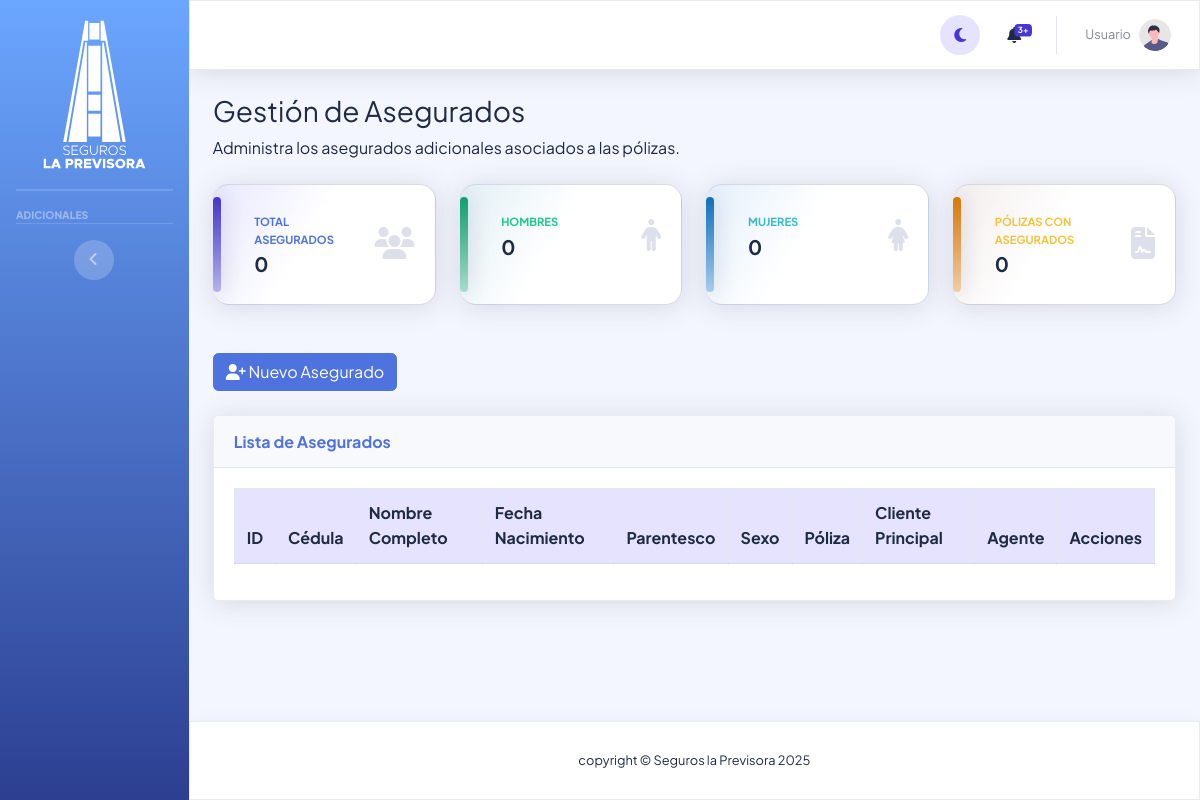
The page /vista/gestionAsegurado.php on the database as committed earlier.
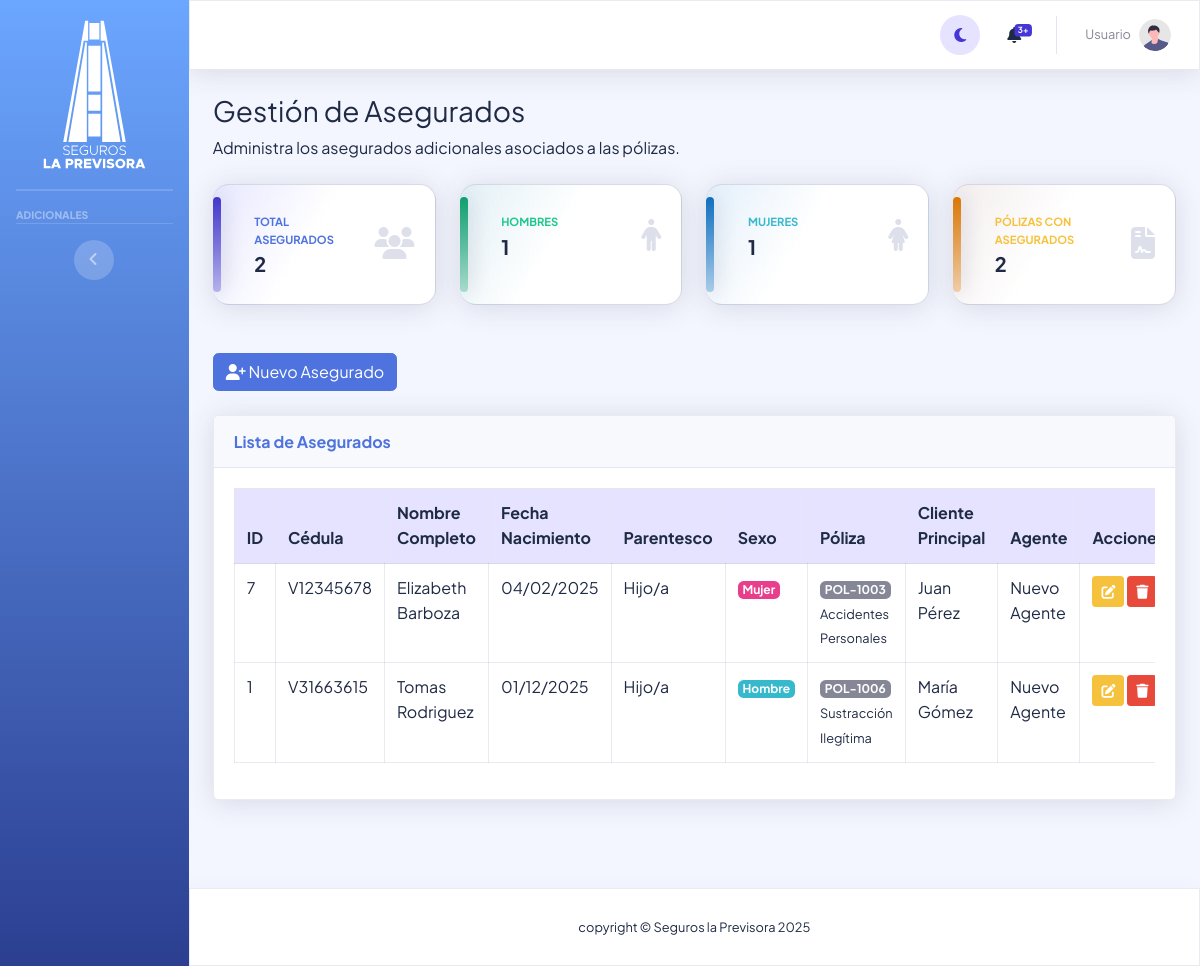
The same page on the database as committed later.
### tables this page shows
CREATE TABLE `asegurado` (
  `id_asegurado` int(10) UNSIGNED NOT NULL,
  `id_poliza` int(10) UNSIGNED NOT NULL,
  `cedula` varchar(20) DEFAULT NULL,
  `nombre` varchar(100) NOT NULL,
  `apellido` varchar(100) NOT NULL,
  `fecha_nacimiento` date NOT NULL,
  `parentesco` varchar(100) DEFAULT NULL,
  `sexo` enum('M','F') NOT NULL
);

CREATE TABLE `poliza` (
  `id_poliza` int(10) UNSIGNED NOT NULL,
  `numero_poliza` varchar(50) NOT NULL,
  `estado` varchar(50) NOT NULL,
  `id_cliente` int(10) UNSIGNED NOT NULL,
  `cedula_agente` varchar(20) NOT NULL,
  `id_tipo_poliza` int(10) UNSIGNED NOT NULL
);

CREATE TABLE `tipo_poliza` (
  `id_tipo_poliza` int(10) UNSIGNED NOT NULL,
  `nombre` varchar(200) NOT NULL,
  `id_categoria` int(10) UNSIGNED NOT NULL
);

CREATE TABLE `agente` (
  `cedula_agente` varchar(20) NOT NULL,
  `nombre` varchar(100) NOT NULL,
  `apellido` varchar(100) NOT NULL,
  `telefono` varchar(20) DEFAULT NULL
);

### modelo/modeloAsegurado.php (called while the page is built, shortened)
<?php
require_once dirname(__DIR__) . '/config/conexion.php';
class ModeloAsegurado {
    private $db;
    public function __construct() {
        try {
            require_once dirname(__DIR__) . '/config/conexion.php';
            $base_datos = new Base_Datos();
            $this->db = $base_datos->Conexion_Base_Datos();
        } catch (Exception $e) {
            error_log('ERROR ModeloAsegurado: ' . $e->getMessage());
            error_log('ERROR Traza: ' . $e->getTraceAsString());
            throw $e;
        }
    }
    public function obtenerAseguradosCompletos(?string $cedula_agente = null) {
        try {
            $sql = "SELECT
                        a.id_asegurado,
                        a.cedula,
                        a.nombre,
                        a.apellido,
                        a.fecha_nacimiento,
                        a.parentesco,
                        a.sexo,
                        a.id_poliza,
                        p.numero_poliza,
                        p.cedula_agente,
                        ag.nombre AS agente_nombre,
                        ag.apellido AS agente_apellido,
                        tp.nombre AS tipo_poliza,
                        cp.nombre AS categoria_poliza,
                        CONCAT(cl.nombre, ' ', cl.apellido) AS cliente_principal
                    FROM asegurado a
                    JOIN poliza p ON a.id_poliza = p.id_poliza
                    JOIN tipo_poliza tp ON p.id_tipo_poliza = tp.id_tipo_poliza
                    JOIN categoria_poliza cp ON tp.id_categoria = cp.id_categoria
                    LEFT JOIN agente ag ON p.cedula_agente = ag.cedula_agente
                    JOIN cliente cl ON p.id_cliente = cl.id_cliente
                    WHERE 1=1";
            $sql .= " ORDER BY a.apellido, a.nombre";
            $stmt = $this->db->prepare($sql);
            $stmt->execute();
            return $stmt->fetchAll(PDO::FETCH_ASSOC);
        } catch (PDOException $e) {
            error_log('Error obtenerAseguradosCompletos: ' . $e->getMessage());
            return [];
        }
    }
}
?>

### config/conexion.php (called while the page is built, shortened)
<?php
class Base_Datos {
    private $Nombre_Servidor = "localhost";
    private $Nombre_Base_Datos = "seguros_la_previsora";
    private $Nombre_Usuario = "root";
    private $Pass = "";
    public function Conexion_Base_Datos() {
        $this->Conexion = null;
        try {
            $dsn = "mysql:host=" . $this->Nombre_Servidor . ";dbname=" . $this->Nombre_Base_Datos . ";charset=utf8";
            $this->Conexion = new PDO($dsn, $this->Nombre_Usuario, $this->Pass);
            $this->Conexion->setAttribute(PDO::ATTR_ERRMODE, PDO::ERRMODE_EXCEPTION);
            $this->Conexion->setAttribute(PDO::ATTR_DEFAULT_FETCH_MODE, PDO::FETCH_ASSOC);
        } catch(PDOException $e) {
            echo "Error de Conexión: " . $e->getMessage();
            exit;
        }
        return $this->Conexion;
    }
}
?>

### vista/gestionAsegurado.php (the view, shortened to what the rows shown need)
<?php
require_once dirname(__DIR__) . '/modelo/ModeloAsegurado.php';
require_once 'parte_superior.php';
$modeloAsegurado = new ModeloAsegurado();
$esAgente = false;
$cedulaUsuario = '';
$cedulaAgenteFiltro = $esAgente ? $cedulaUsuario : null;
$asegurados = $modeloAsegurado->obtenerAseguradosCompletos($cedulaAgenteFiltro);
?>
<div class="container-fluid">
    <h1 class="h3 mb-2 text-gray-800">Gestión de Asegurados</h1>
    <div class="card shadow mb-4">
        <div class="card-body">
            <div class="table-responsive">
                <table class="table table-bordered" id="dataTableAsegurados" width="100%" cellspacing="0">
                    <thead>
                        <tr>
                            <th>ID</th>
                            <th>Cédula</th>
                            <th>Nombre Completo</th>
                            <th>Fecha Nacimiento</th>
                            <th>Parentesco</th>
                            <th>Sexo</th>
                            <th>Póliza</th>
                            <th>Cliente Principal</th>
                            <th>Agente</th>
                            <th>Acciones</th>
                        </tr>
                    </thead>
                    <tbody>
                        <?php foreach ($asegurados as $asegurado): ?>
                        <tr>
                            <td><?php echo $asegurado['id_asegurado']; ?></td>
                            <td><?php echo $asegurado['cedula'] ?: 'No especificada'; ?></td>
                            <td><?php echo htmlspecialchars($asegurado['nombre'] . ' ' . $asegurado['apellido']); ?></td>
                            <td><?php echo date('d/m/Y', strtotime($asegurado['fecha_nacimiento'])); ?></td>
                            <td><?php echo $asegurado['parentesco'] ?: 'No especificado'; ?></td>
                            <td>
                                <?php if ($asegurado['sexo'] == 'M'): ?>
                                    <span class="badge badge-info">Hombre</span>
                                <?php else: ?>
                                    <span class="badge badge-pink">Mujer</span>
                                <?php endif; ?>
                            </td>
                            <td>
                                <span class="badge badge-secondary">
                                    <?php echo htmlspecialchars($asegurado['numero_poliza']); ?>
                                </span><br>
                                <small><?php echo htmlspecialchars($asegurado['tipo_poliza']); ?></small>
                            </td>
                            <td><?php echo htmlspecialchars($asegurado['cliente_principal']); ?></td>
                            <td>
                                <?php if ($asegurado['agente_nombre']): ?>
                                    <?php echo htmlspecialchars($asegurado['agente_nombre'] . ' ' . $asegurado['agente_apellido']); ?>
                                <?php else: ?>
                                    <span class="text-muted">Sin agente</span>
                                <?php endif; ?>
                            </td>
                            <td>
                                <button class="btn btn-sm btn-warning btn-editar"
                                        data-id="<?php echo $asegurado['id_asegurado']; ?>"
                                        data-cedula="<?php echo htmlspecialchars($asegurado['cedula']); ?>"
                                        data-nombre="<?php echo htmlspecialchars($asegurado['nombre']); ?>"
                                        data-apellido="<?php echo htmlspecialchars($asegurado['apellido']); ?>"
                                        data-fecha-nacimiento="<?php echo $asegurado['fecha_nacimiento']; ?>"
                                        data-parentesco="<?php echo htmlspecialchars($asegurado['parentesco']); ?>"
                                        data-sexo="<?php echo $asegurado['sexo']; ?>"
                                        title="Editar">
                                    <i class="fas fa-edit"></i>
                                </button>
                                <form method="POST" action="controlador/controladorAsegurado.php" style="display:inline;">
                                    <button type="submit" class="btn btn-sm btn-danger"
                                            onclick="return confirm('¿Está seguro de eliminar a <?php echo htmlspecialchars($asegurado['nombre'] . ' ' . $asegurado['apellido']); ?>?')"
                                            title="Eliminar">
                                        <i class="fas fa-trash"></i>
                                    </button>
                                </form>
                            </td>
                        </tr>
                        <?php endforeach; ?>
                    </tbody>
                </table>
            </div>
        </div>
    </div>
</div>
<?php
require_once 'parte_inferior.php';
?>

Rows that differ between the two databases and show on the page:
added asegurado: id_asegurado "7", cedula "V12345678", nombre+apellido "Elizabeth Barboza", fecha_nacimiento "04/02/2025", parentesco "Hijo/a", sexo "Mujer", id_poliza.numero_poliza "POL-1003", tipo_poliza.nombre "Accidentes Personales", cliente_principal "Juan Pérez", agente.nombre+apellido "Nuevo Agente"
added asegurado: id_asegurado "1", cedula "V31663615", nombre+apellido "Tomas Rodriguez", fecha_nacimiento "01/12/2025", parentesco "Hijo/a", sexo "Hombre", id_poliza.numero_poliza "POL-1006", tipo_poliza.nombre "Sustracción Ilegítima", cliente_principal "María Gómez", agente.nombre+apellido "Nuevo Agente"
Other text that changed with them:
$estadisticas['total_asegurados']: "0" → "2"
$estadisticas['hombres']: "0" → "1"
$estadisticas['mujeres']: "0" → "1"
$estadisticas['polizas_con_asegurados']: "0" → "2"
